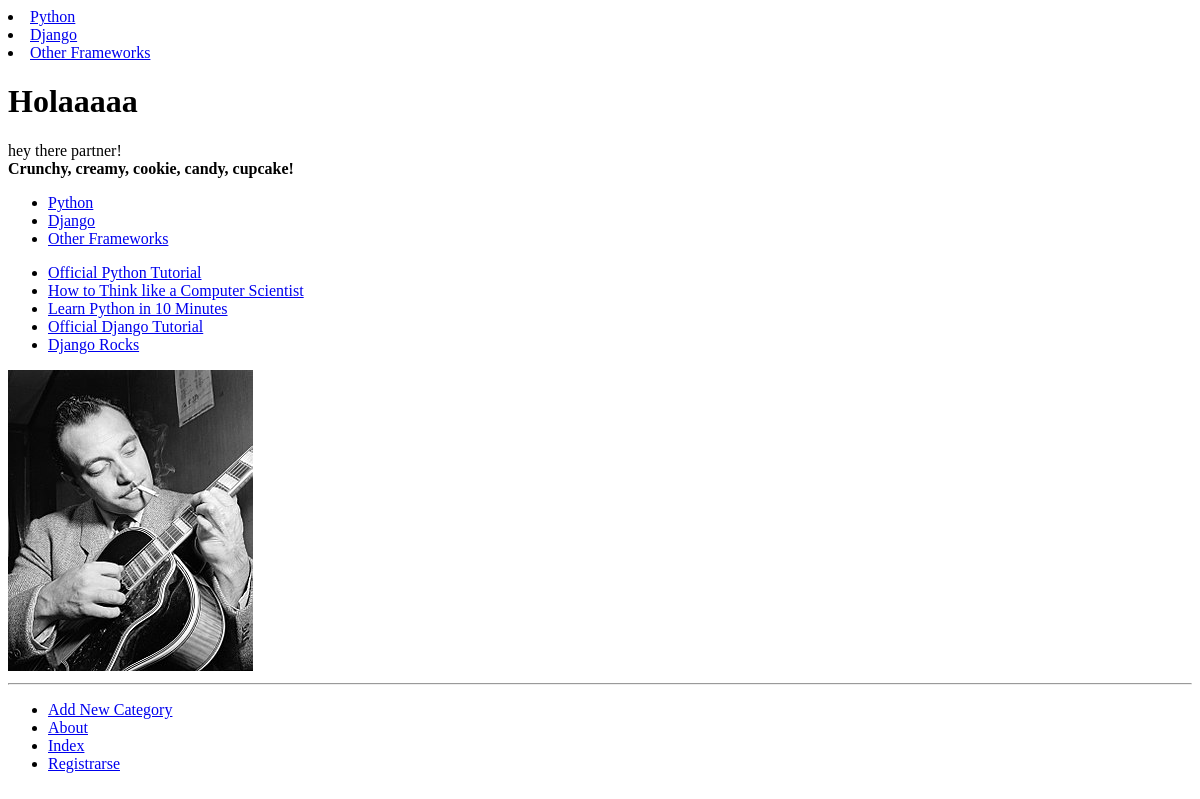
The app's page /, older data.
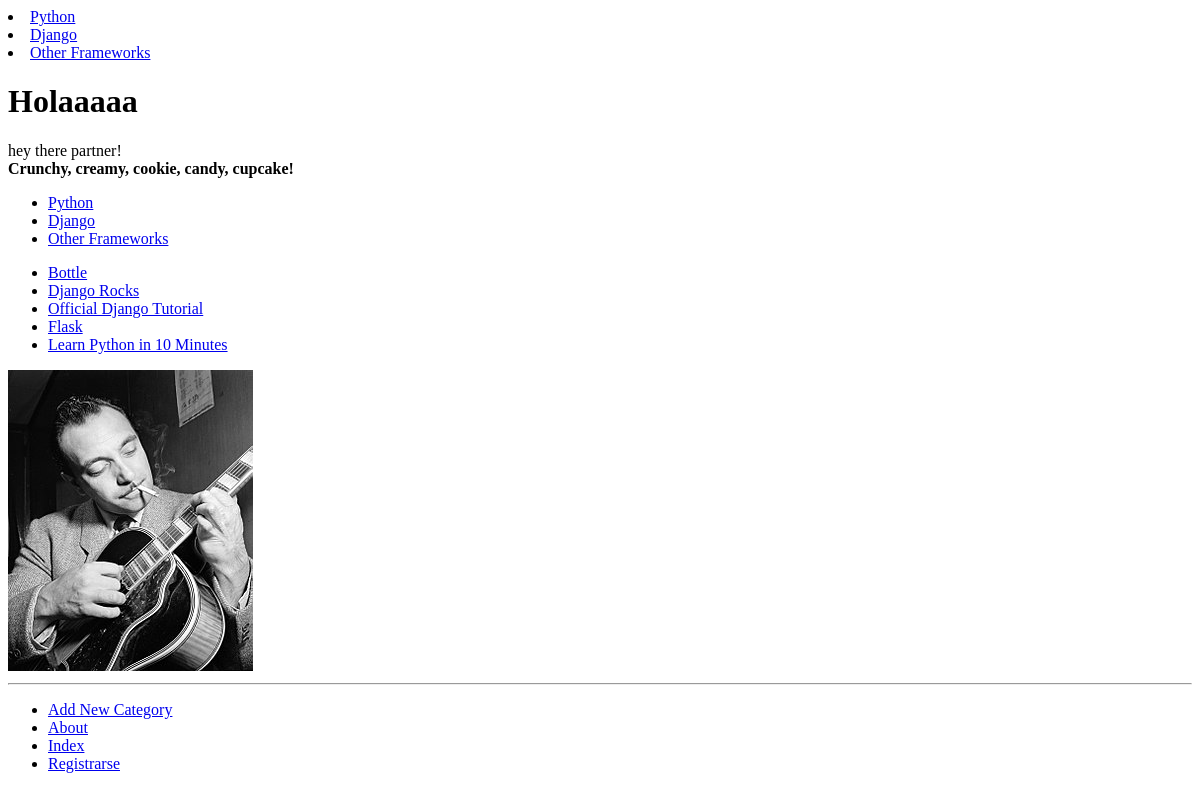
The same page, newer data.
### rango/models.py (models this page shows, shortened)
class Category(models.Model):
    name = models.CharField(blank=True, max_length=128, unique=True)
    views = models.IntegerField(default=0)
    likes = models.IntegerField(default=0)
    slug = models.SlugField(unique=True)
    class Meta:
        verbose_name_plural = 'Categories'

class Page(models.Model):
    category = models.ForeignKey(Category, on_delete=models.CASCADE)
    title = models.CharField(max_length=128)
    url = models.URLField(blank=True)
    views = models.IntegerField(default=0)

### rango/views.py (the view)
# urls.py: path('', views.IndexView.as_view(), name='index'),
def index(request):
    category_list = Category.objects.order_by('-likes')[:5]
    page_list = Page.objects.order_by('-views')[:5]
    context_dict = {}
    context_dict['boldmessage'] = 'Crunchy, creamy, cookie, candy, cupcake!'
    context_dict['categories'] = category_list
    context_dict['pages'] = page_list
    return render(request, 'rango/index.html', context_dict)

### rango/templatetags/rango_template_tags.py (called while the page is built)
@register.inclusion_tag('rango/cats.html')
def get_category_list(cat=None):
    return {'cats': Category.objects.all(),
            'act_cat': cat}

### templates/rango/index.html
<!DOCTYPE html>
{% extends 'rango/base.html' %}
    {% load staticfiles %}
    {% block body_block %}
    <h1>Holaaaaa</h1>
    <div>
      hey there partner! <br />
      <strong>{{ boldmessage }}</strong><br />
    </div>
    <div>
      {% if categories %}
      <ul>
        {% for category in categories %}
        <li><a href="/rango/category/{{ category.slug }}/">{{ category.name }}</a></li>
        {% endfor %}
      </ul>
      {% else %}
        <strong>No hay categorias</strong>
      {% endif %}
    </div>
    <div>
      {% if pages %}
      <ul>
        {% for page in pages %}
        <li><a href="{{ page.url }}">{{ page.title }}</a></li>
        {% endfor %}
      </ul>
      {% else %}
      <strong>No hay páginas para esta categoría</strong>
      {% endif %}
    </div>
    <div>
      <img src="{% static "images/Django_Reinhardt.jpg" %}"
alt="Picture of Django" />
    </div>
    {% endblock %}

### templates/rango/cats.html
{% for c in cats %}
{% if c == act_cat %}
<li>
  <strong>
    <a href="{% url 'rango:show_category' c.slug %}">{{ c.name }}</a>
  </strong>
</li>
{% else %}
<li>
  <a href="{% url 'rango:show_category' c.slug %}">{{ c.name }}</a>
</li>
{% endif %}
{% endfor %}

Row changes from the older to the newer data that the page shows:
no longer on this page (row edited): Page: title "Official Python Tutorial"
no longer on this page (row edited): Page: title "How to Think like a Computer Scientist"
now on this page (row edited): Page: title "Bottle"
changed Page "Django Rocks": moves up the list
changed Page "Official Django Tutorial": moves down the list
now on this page (row edited): Page: title "Flask"
